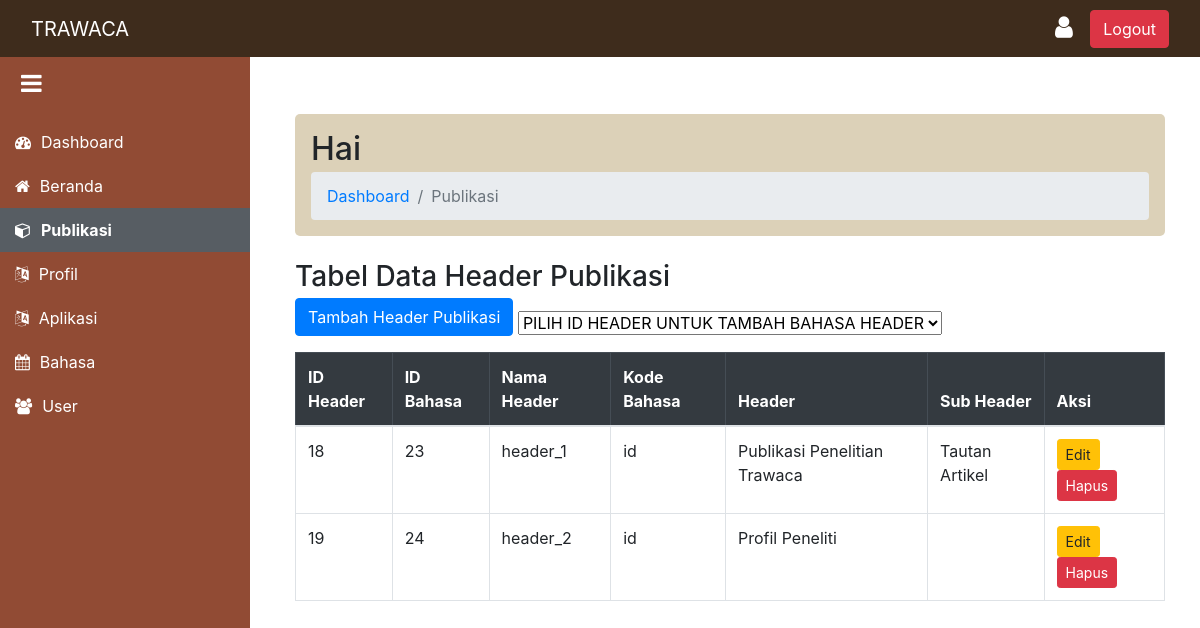
/Adminn/publikasi_dashboard.php, run on the app's committed database.
### tables this page shows
CREATE TABLE `publikasi_peneliti_header_bahasa` (
  `id_bahasa` int(11) NOT NULL,
  `id_header` int(11) DEFAULT NULL,
  `kode_bahasa` varchar(10) DEFAULT NULL,
  `header` varchar(255) DEFAULT NULL,
  `sub_header` varchar(255) DEFAULT NULL
);

CREATE TABLE `publikasi_peneliti_header` (
  `id_header` int(255) NOT NULL,
  `nama_header` varchar(50) NOT NULL
);

### backend/admin_header_publikasi_backend.php (called while the page is built, shortened)
<?php
include(__DIR__ . '../../config/database.php');
$query = "
    SELECT
        pph.id_header,
        pph.nama_header,
        pphb.id_bahasa,
        pphb.id_header,
        pphb.kode_bahasa,
        pphb.header,
        pphb.sub_header
    FROM
        publikasi_peneliti_header pph
    JOIN
        publikasi_peneliti_header_bahasa pphb ON pph.id_header = pphb.id_header";
$stmt = $pdo->prepare($query);
$stmt->execute();
$HeaderPublikasi = $stmt->fetchAll(PDO::FETCH_ASSOC);
?>

### Adminn/publikasi_dashboard.php (the view, shortened to what this page needs)
<?php
include '../backend/admin_header_publikasi_backend.php';
?>
<!DOCTYPE html>
<html lang="id">
<head>
    <link href="../trawaca_bootstrap/bootstrap.min.css" rel="stylesheet">
    <link rel="stylesheet" href="https://cdnjs.cloudflare.com/ajax/libs/font-awesome/4.7.0/css/font-awesome.min.css">
</head>
<body>
    <nav class="navbar navbar-expand-lg navbar-dark">
        <div class="container-fluid">
        <button class="sidebar-toggle" onclick="toggleSidebar()">
                <i class="fa fa-bars"></i>
            </button>
            <a class="navbar-brand" href="#">TRAWACA</a>
            <div class="ml-auto">
                <a href="profil.php" class="btn">
                    <i class="fa fa-user" style="font-size: 25px; color: white;"></i>
                </a>
                <a href="../logout.php" class="btn btn-danger">Logout</a>
            </div>
        </div>
    </nav>
    <div class="sidebar" id="sidebar">
        <a href="dashboard.php"><i class="fa fa-tachometer"></i> <span class="menu-text">Dashboard</span></a>
        <a href="beranda_dashboard.php" ><i class="fa fa-home"></i> <span class="menu-text">Beranda</span></a>
        <a href="publikasi_dashboard.php" class="active"><i class="fa fa-cube"></i> <span class="menu-text">Publikasi</span></a>
        <a href="profil_dashboard.php"><i class="fa fa-language"></i> <span class="menu-text">Profil</span></a>
        <a href="aplikasi_dashboard.php"><i class="fa fa-language"></i> <span class="menu-text">Aplikasi</span></a>
        <a href="bahasa_dashboard.php"><i class="fa fa-calendar"></i> <span class="menu-text">Bahasa</span></a>
        <a href="user_dashboard.php"><i class="fa fa-users"></i> <span class="menu-text">User</span></a>
    </div>
    <div class="admin-content" id="content">
        <div class="container mt-4">
            <div class="header p-3 mb-4" style="background-color: #DCD1B8; border-radius: 5px;">
                <h2 class="mb-1">Hai <?= $_SESSION['username']?></h2>
                <nav aria-label="breadcrumb">
                    <ol class="breadcrumb mb-0">
                        <li class="breadcrumb-item"><a href="dashboard.php">Dashboard</a></li>
                        <li class="breadcrumb-item active" aria-current="page">Publikasi</li>
                    </ol>
                </nav>
            </div>
            <h3 class="mb-1">Tabel Data Header Publikasi</h3>
            <a href="CRU/header_publikasi_tambah.php" class="btn btn-primary mb-3">Tambah Header Publikasi</a>
            <select onchange="window.location.href=this.value;">
                <option value="">PILIH ID HEADER UNTUK TAMBAH BAHASA HEADER</option>
            </select>
            <table class="table table-bordered">
                <thead class="table-dark">
                    <tr>
                        <th>ID Header</th>
                        <th>ID Bahasa</th>
                        <th>Nama Header</th>
                        <th>Kode Bahasa</th>
                        <th>Header</th>
                        <th>Sub Header</th>
                        <th>Aksi</th>
                    </tr>
                </thead>
                <tbody>
                    <?php foreach ($HeaderPublikasi as $rowHeader) : ?>
                        <tr>
                            <td><?= $rowHeader['id_header']; ?></td>
                            <td><?= $rowHeader['id_bahasa']; ?></td>
                            <td><?= $rowHeader['nama_header']; ?></td>
                            <td><?= $rowHeader['kode_bahasa']; ?></td>
                            <td><?= $rowHeader['header']; ?></td>
                            <td><?= $rowHeader['sub_header']; ?></td>
                            <td>
                                <a href="CRU/header_publikasi_edit.php?edit=<?= $rowHeader['id_bahasa']; ?>" class="btn btn-warning btn-sm">Edit</a>
                                <a href="?deleteheaderpublikasi=<?= $rowHeader['id_bahasa']; ?>" class="btn btn-danger btn-sm" onclick="return confirm('Yakin ingin menghapus?')">Hapus</a>
                            </td>
                        </tr>
                    <?php endforeach; ?>
                </tbody>
            </table>
        </div>
    </div>
</body>
</html>

### Adminn/publikasi_dashboard.php (style rules this page uses)
body { display: flex; flex-direction: column; height: 100vh; margin: 0; overflow-x: hidden; }
.navbar { position: fixed; top: 0; width: 100%; z-index: 1000; background-color: #3E2C1C; }
.sidebar { width: 250px; height: 100vh; background-color: #914b34; padding-top: 120px; position: fixed; left: 0; transition: width 0.3s ease-in-out, transform 0.3s ease-in-out; overflow: hidden; }
.sidebar a { padding: 10px 15px; display: flex; align-items: center; color: white; text-decoration: none; white-space: nowrap; transition: background-color 0.3s; }
.sidebar a i { margin-right: 10px; }
.sidebar a.active { background-color: #575d63; font-weight: bold; }
.admin-content { margin-left: 260px; margin-top: 70px; padding: 20px; width: calc(100% - 260px); transition: margin-left 0.3s ease-in-out, width 0.3s ease-in-out; }
.sidebar-toggle { position: absolute; top: 65px; left: 15px; font-size: 24px; background: none; border: none; color: white; cursor: pointer; z-index: 1100; }

### data on the page
publikasi_peneliti_header_bahasa: id_header "18", id_bahasa "23", id_header.nama_header "header_1", kode_bahasa "id", header "Publikasi Penelitian Trawaca", sub_header "Tautan Artikel"
publikasi_peneliti_header_bahasa: id_header "19", id_bahasa "24", id_header.nama_header "header_2", kode_bahasa "id", header "Profil Peneliti"
